Frame 1 (no input): blank canvas, image omitted
Frame 60 (no input): blank canvas, image omitted
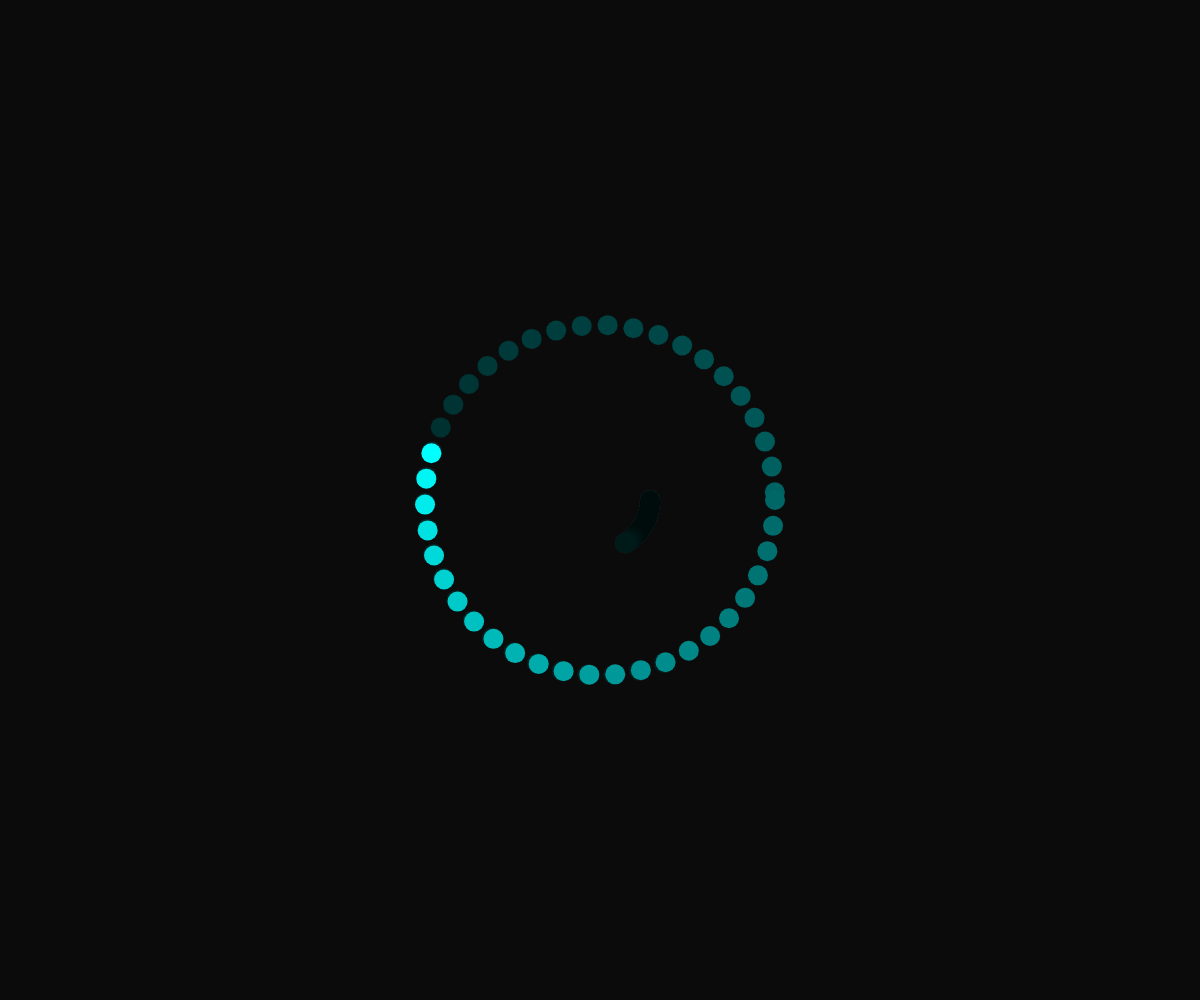
Frame 120 (the mouse pressed at the canvas centre since frame 60)

The p5.js sketch whose frames 1 and 60 were blank and that drew this single picture after the mouse press (run headless with seeded random() and noise() and a simulated clock; from frame 60 on, the mouse is pressed at the canvas centre):

// p5.js sketch
// ── sketch.js
//グローバル変数
let x;
let y;
let speedCircle; //速度
let angle; //角度
let radius; //半径

function setup() {
  createCanvas(windowWidth, windowHeight);
  noStroke();
  //初期値
  x = 0;
  y = 0;
  speedCircle = 1;
  angle = 0;
  radius = 50;
}

function draw() {
  background(0, 10);
  //起点を中心に
  translate(width / 2, height / 2);
  fill(0, 255, 255);

  //XY座標
  x = radius * cos(radians(angle));
  y = radius * sin(radians(angle));
  ellipse(x, y, 20);

  //mouseYが0-heightの値を1から20
  speedCircle = map(mouseY, 0, 600, 1, 10);
  // console.log(mouseY);
  //mouseXが0-widthの値を50から300
  radius = map(mouseX, 0, width, 50, 300);

  //現在のxに2を足して保存する
  angle += speedCircle;

  //角度が360を超えたら0に戻る
  if (angle > 360) {
    angle = 0;
  }
}
